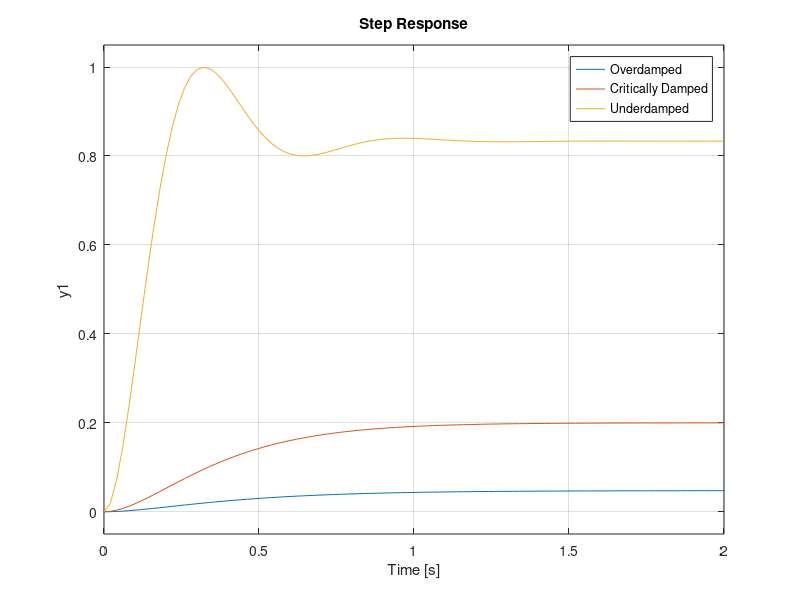

Source code (MATLAB):
clc
close all
s=tf('s');
G= 1/(s^2+10*s+20);

kp = 1; % For Overdamped System
sys1 = feedback(kp*G,1);

kp = 5; % For Critically Damped System
sys2 = feedback(kp*G,1);

kp = 100; % For Underdamped System
sys3 = feedback(kp*G,1);

kp = 99999; % For Undamped System
sys4 = feedback(kp*G,1);

step(sys1,sys2,sys3)
legend('Overdamped','Critically Damped','Underdamped')

disp('for k=1')
pole(sys1)

disp('for k=5')
pole(sys2)

disp('for k=100')
pole(sys3)

disp('for k=99999')
pole(sys4)